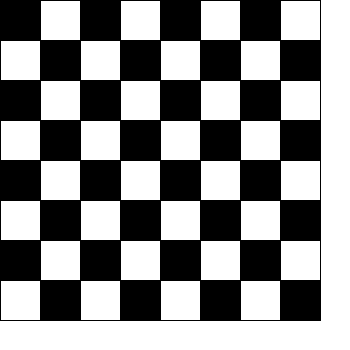
Frame 1 (no input)
Frame 60 (the mouse pressed at the canvas centre just before this capture): identical to frame 1, image omitted
Frame 120 (the mouse held since frame 60 and released just before this capture): identical to frame 1, image omitted

The Processing sketch that drew this single still picture (run headless with seeded random() and noise(); from frame 60 on, the mouse is pressed at the canvas centre):

// Processing sketch: Task_5
// ── Task_5.pde
Cell[][] board;

int cols = 8;
int rows = 8;
int sideLength = 40;
void setup() {
  size(350, 350);
  board = new Cell[cols][rows];

  float cellWidth = width/cols;
  float cellHeight = height/rows;

  for (int i = 0; i < cols; i++) {
    for (int j = 0; j < rows; j++) {
      board[i][j] = new Cell(i*cellWidth, j*cellHeight, cellWidth, cellHeight);
    }
  }
}
  void draw() {
    background(255);

    for (int i = 0; i < cols; i++) {
      for (int j = 0; j < rows; j++) {
        //board[i][j].display();
        if ((i+j) % 2 == 0) {
          fill(0);
        } else { 
          fill(255);
        }
        rect(i*sideLength, j*sideLength, sideLength, sideLength);
      }
    }
  }

// ── Cell.pde
class Cell {



  float x, y;
  float w, h;
  int state;


  // Cell Constructor
  Cell(float tempX, float tempY, float tempW, float tempH) {
    x = tempX;
    y = tempY;
    w = tempW;
    h = tempH;
    state = 0;
  }



  void display() {
    fill(255);

    if (state == 0) {
      rect(x, y, w, h);
    }
  }
}
